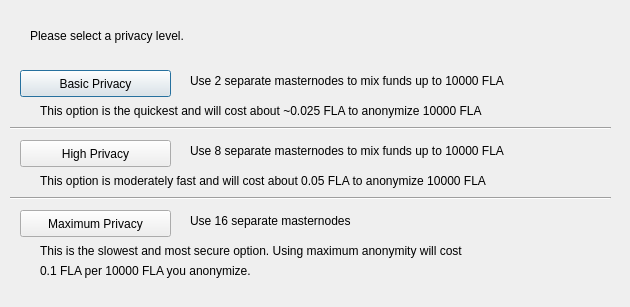
<?xml version="1.0" encoding="UTF-8"?>
<ui version="4.0">
 <class>ObfuscationConfig</class>
 <widget class="QDialog" name="ObfuscationConfig">
  <property name="geometry">
   <rect>
    <x>0</x>
    <y>0</y>
    <width>630</width>
    <height>307</height>
   </rect>
  </property>
  <property name="windowTitle">
   <string>Configure Obfuscation</string>
  </property>
  <widget class="QPushButton" name="buttonBasic">
   <property name="geometry">
    <rect>
     <x>20</x>
     <y>70</y>
     <width>151</width>
     <height>27</height>
    </rect>
   </property>
   <property name="text">
    <string>Basic Privacy</string>
   </property>
  </widget>
  <widget class="QPushButton" name="buttonHigh">
   <property name="geometry">
    <rect>
     <x>20</x>
     <y>140</y>
     <width>151</width>
     <height>27</height>
    </rect>
   </property>
   <property name="text">
    <string>High Privacy</string>
   </property>
  </widget>
  <widget class="QPushButton" name="buttonMax">
   <property name="geometry">
    <rect>
     <x>20</x>
     <y>210</y>
     <width>151</width>
     <height>27</height>
    </rect>
   </property>
   <property name="text">
    <string>Maximum Privacy</string>
   </property>
  </widget>
  <widget class="QLabel" name="label">
   <property name="geometry">
    <rect>
     <x>30</x>
     <y>20</y>
     <width>571</width>
     <height>31</height>
    </rect>
   </property>
   <property name="text">
    <string>Please select a privacy level.</string>
   </property>
  </widget>
  <widget class="QLabel" name="label_2">
   <property name="geometry">
    <rect>
     <x>190</x>
     <y>70</y>
     <width>421</width>
     <height>21</height>
    </rect>
   </property>
   <property name="text">
    <string>Use 2 separate masternodes to mix funds up to 10000 FLA</string>
   </property>
  </widget>
  <widget class="QLabel" name="label_3">
   <property name="geometry">
    <rect>
     <x>190</x>
     <y>140</y>
     <width>411</width>
     <height>21</height>
    </rect>
   </property>
   <property name="text">
    <string>Use 8 separate masternodes to mix funds up to 10000 FLA</string>
   </property>
  </widget>
  <widget class="QLabel" name="label_4">
   <property name="geometry">
    <rect>
     <x>190</x>
     <y>210</y>
     <width>421</width>
     <height>21</height>
    </rect>
   </property>
   <property name="text">
    <string>Use 16 separate masternodes</string>
   </property>
  </widget>
  <widget class="QLabel" name="label_6">
   <property name="geometry">
    <rect>
     <x>40</x>
     <y>100</y>
     <width>561</width>
     <height>21</height>
    </rect>
   </property>
   <property name="text">
    <string>This option is the quickest and will cost about ~0.025 FLA to anonymize 10000 FLA</string>
   </property>
  </widget>
  <widget class="QLabel" name="label_7">
   <property name="geometry">
    <rect>
     <x>40</x>
     <y>170</y>
     <width>561</width>
     <height>21</height>
    </rect>
   </property>
   <property name="text">
    <string>This option is moderately fast and will cost about 0.05 FLA to anonymize 10000 FLA</string>
   </property>
  </widget>
  <widget class="QLabel" name="label_8">
   <property name="geometry">
    <rect>
     <x>40</x>
     <y>240</y>
     <width>561</width>
     <height>21</height>
    </rect>
   </property>
   <property name="text">
    <string>This is the slowest and most secure option. Using maximum anonymity will cost</string>
   </property>
  </widget>
  <widget class="QLabel" name="label_9">
   <property name="geometry">
    <rect>
     <x>40</x>
     <y>260</y>
     <width>561</width>
     <height>21</height>
    </rect>
   </property>
   <property name="text">
    <string>0.1 FLA per 10000 FLA you anonymize.</string>
   </property>
  </widget>
  <widget class="Line" name="line">
   <property name="geometry">
    <rect>
     <x>10</x>
     <y>120</y>
     <width>601</width>
     <height>16</height>
    </rect>
   </property>
   <property name="orientation">
    <enum>Qt::Horizontal</enum>
   </property>
  </widget>
  <widget class="Line" name="line_2">
   <property name="geometry">
    <rect>
     <x>10</x>
     <y>190</y>
     <width>601</width>
     <height>16</height>
    </rect>
   </property>
   <property name="orientation">
    <enum>Qt::Horizontal</enum>
   </property>
  </widget>
 </widget>
 <resources/>
 <connections/>
</ui>
